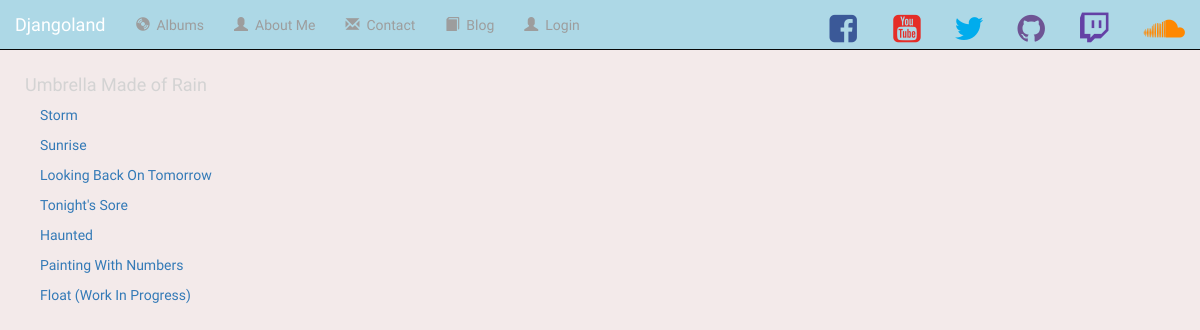
/My_Songs/songs/, run on the app's committed database.
### My_Songs/models.py (models this page shows, shortened)
class Album(models.Model):
    artist = models.CharField(max_length=250)
    album_title = models.CharField(max_length=250)
    genre = models.CharField(max_length=250)
    album_logo = models.CharField(max_length=1000)
    album_description = models.CharField(max_length=10000, null=True, blank=True)

class Song(models.Model):
    album = models.ForeignKey(Album, on_delete=models.CASCADE)  # Relates albums and songs
    file_type = models.CharField(max_length=10)
    song_title = models.CharField(max_length=250)
    song_link = models.CharField(max_length=1000, null=True, blank=True)
    song_description = models.CharField(max_length=10000, null=True, blank=True)

### My_Songs/views.py (the view)
# urls.py: path('songs/', My_Songs.views.all_songs, name='all_songs'),
def all_songs(request):
    all_albums = Album.objects.all()  # Get all albums
    return render(request, 'My_Songs/songs.html', {'all_albums': all_albums})

### My_Songs/templates/My_Songs/songs.html (shortened to what this page needs)
{% extends 'base.html' %}
{% block body %}
        {% for album in all_albums %}
            <h4 style="margin-left:25px">{{ album.album_title }}</h4>
            {% for song in album.song_set.all %}
                 <ul>
                    {% if song.song_link != null %}
                        <a href = "{{ song.song_link }}" target="_blank">{{song.song_title}}</a>
                    {% else %}
                        {{song.song_title}}
                    {% endif %}
                </ul>
            {% endfor %}
        {% endfor %}
{% endblock %}

### My_Songs/static/My_Songs/style.css (style rules this page uses)
body { margin-top:75px; margin-bottom:50px; background-color: #F3EAEA; background-image: none; font-family: 'Quicksand', sans-serif; }
h4 { color:lightgrey; }

### data on the page
Album: album_title "Umbrella Made of Rain"
Song: song_title "Storm"
Song: song_title "Sunrise"
Song: song_title "Looking Back On Tomorrow"
Song: song_title "Tonight's Sore"
Song: song_title "Haunted"
Song: song_title "Painting With Numbers"
Song: song_title "Float (Work In Progress)"
